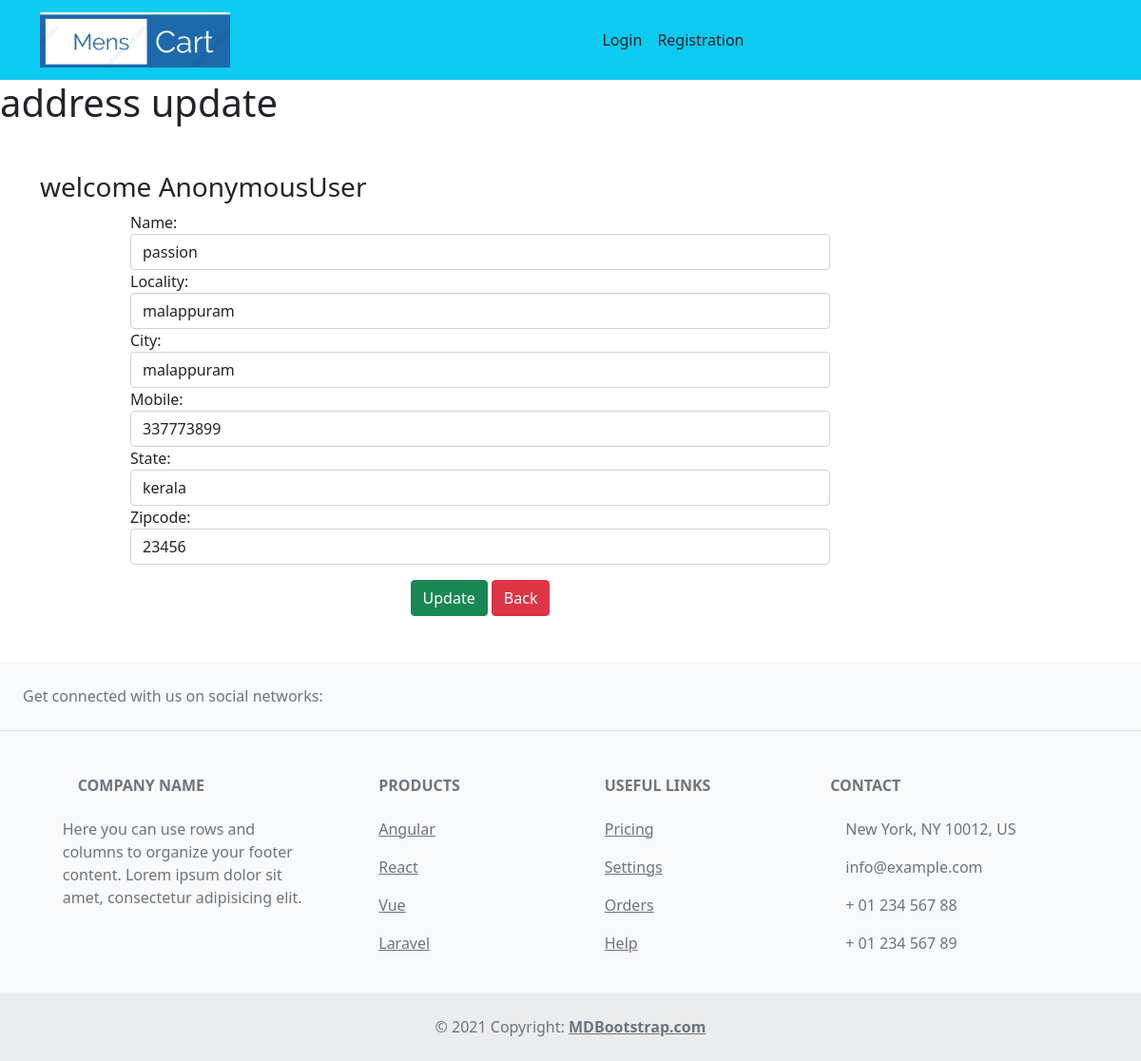
Screenshot of /updateAddress/1 with the database file from the repository.
### passionapp/models.py (models this page shows, shortened)
class Customer(models.Model):
    user = models.ForeignKey(User,on_delete=models.CASCADE)
    name = models.CharField(max_length=200)
    locality = models.CharField(max_length=200)
    city = models.CharField(max_length=50)
    mobile = models.IntegerField(default=0)
    zipcode = models.IntegerField()
    state = models.CharField(choices= STATE_CHOICES,max_length=100)

### passionapp/views.py (the view, shortened to what this page needs)
# urls.py: path('updateAddress/<int:pk>',views.updateAddress.as_view(),name='updateAddress'),
class updateAddress(View):
    def get(self,request,pk):
        add = Customer.objects.get(pk = pk)
        form = CustomerProfileForm(instance=add)
        return render(request,'updateAddress.html',locals())

### passionapp/forms.py
class CustomerProfileForm(forms.ModelForm):
    class Meta:
        model = Customer
        fields = ['name','locality','city','mobile','state','zipcode']
        widgets = {
            'name':forms.TextInput(attrs={'class':'form-control'}),
            'locality':forms.TextInput(attrs={'class':'form-control'}),
            'city':forms.TextInput(attrs={'class':'form-control'}),
            'mobile':forms.NumberInput(attrs={'class':'form-control'}),
            'state':forms.Select(attrs={'class':'form-control'}),
            'zipcode':forms.NumberInput(attrs={'class':'form-control'}),
        }

### passionapp/templates/updateAddress.html (shortened to what this page needs)
{% extends 'nav.html' %}
{% load static %}
{% block content %}
<h1>address update</h1>
<div class="container my-5">
    <div class="row">
        <h3>welcome <span class="text-capitalize">{{ request.user }}</span></h3>
    </div>
    <div class="row ">
       <div class="col-sm-8 offset-sm-1">
        <form action="" method="POST">
            {% for fm in form %}
                {{ fm.label_tag }} {{ fm }} <small class="text-warning">{{ fm.errors|striptags }}</small>
            {% endfor %}
            <div class="col-12 mt-3 text-center">
                <button type="submit" class="btn btn-success ">Update</button>
                <a href="{% url 'address' %}" type="button" class="btn btn-danger">Back</a>
            </div>
        </form>
        </div>
    </div>
</div>
{% endblock %}

### rows the page displays
Customer: form "passion" "malappuram" "malappuram" "337773899" "kerala" "23456"

### other values shown
{{ request.user }} "AnonymousUser"
{{ fm.label_tag }} "Name:" "Locality:" "City:" "Mobile:" "State:" "Zipcode:"
